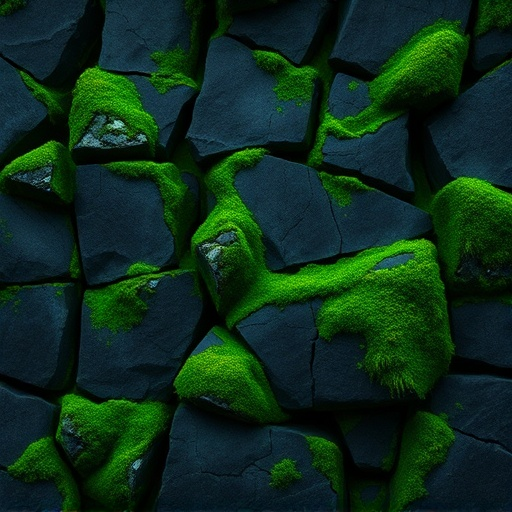
#> input picture tools/art_director/iterations/forest_ground/rock.jpg, 512 x 512 px
$ python -i gen_forest_ground.py   (imports and definitions only)
#> lines starting #> are read from the running program, lines starting #| are printed output that depends on the picture
#> further down, picture is the input picture: PIL image 512x512 RGB; mean R, G, B 13, 44.3, 27.4
#!/usr/bin/env python3
"""gen_forest_ground.py — tileset PREMIUM pintado (John Avon/MTG) pro chao da
floresta, via override do SpriteSetup.

v2 "premium" (feedback do Will: a v1 quantizada 32px ficou "Sega Mega Drive"):
tiles grandes (512px), SEM quantizacao, pra casar com o registro pintado do
backdrop. Ficou possivel porque a ancora do region_rect agora e' (0,0)
(level_visuals._visit) -> a textura alinha no topo do chao com QUALQUER
tamanho de tile, nao so' 32px. O level_visuals usa filtro LINEAR na floresta.

Pipeline: Pollinations flux gera 3 texturas (grama/musgo luminoso, terra com
raizes, rocha musgada) -> seamless por offset+blend -> composicao rica:
  assets/tilesets/grass_floor.png     512x256 (banda de grama c/ borda organica,
                                      terra escurecendo com a profundidade)
  assets/tilesets/grass_platform.png  512x64
  assets/tilesets/moss_wall.png       384x384

  POLLINATIONS_TOKEN=sk_... python tools/art_director/gen_forest_ground.py
  ... --skip-gen   # reusa os brutos ja baixados (so' recompoe os tiles)
"""
from __future__ import annotations
import math, os, random, sys, urllib.request, urllib.parse
from pathlib import Path
from PIL import Image, ImageDraw, ImageFilter

ROOT = Path(__file__).resolve().parents[2]
RAW = ROOT / "tools" / "art_director" / "iterations" / "forest_ground"
DEST = ROOT / "assets" / "tilesets"

TOKEN = os.environ.get("POLLINATIONS_TOKEN", "")

PROMPTS = {
    "grass": ("seamless texture of lush luminous emerald moss and short grass, "
              "top-down view, Magic the Gathering John Avon forest style, deep "
              "green with teal glow, painterly, soft god-ray light, no objects, "
              "no text, uniform density", 4207),
    "dirt": ("seamless texture of dark forest soil with thin roots and small "
             "stones, earthy brown umber with deep green moss patches, John Avon "
             "Magic the Gathering style, painterly, top-down, no objects, no text",
             918),
    "rock": ("seamless texture of mossy dark rock wall, cracks with glowing "
             "green moss, John Avon Magic the Gathering forest style, painterly, "
             "no objects, no text", 3311),
}


# [13 lines left out: function gen, not called in this run]


def make_seamless(im: Image.Image) -> Image.Image:
    """Offset de meia imagem + blend em cruz nas emendas -> tileable nos 2 eixos."""
    w, h = im.size
    off = Image.new("RGB", (w, h))
#> off: PIL image 512x512 RGB; every value is 0
    off.paste(im.crop((w // 2, h // 2, w, h)), (0, 0))
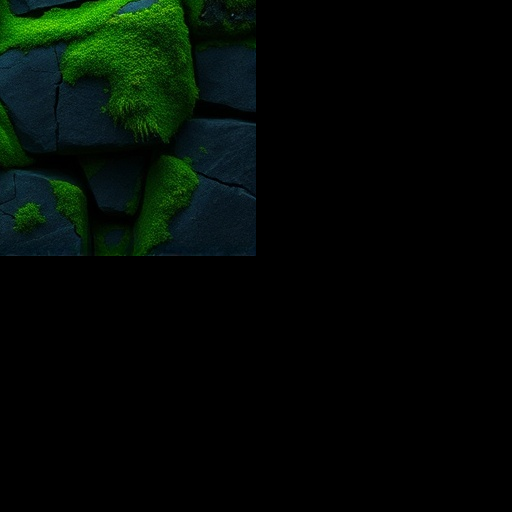
#> off: PIL image 512x512 RGB; mean R, G, B 2.7, 10.3, 5.1
    off.paste(im.crop((0, h // 2, w // 2, h)), (w // 2, 0))
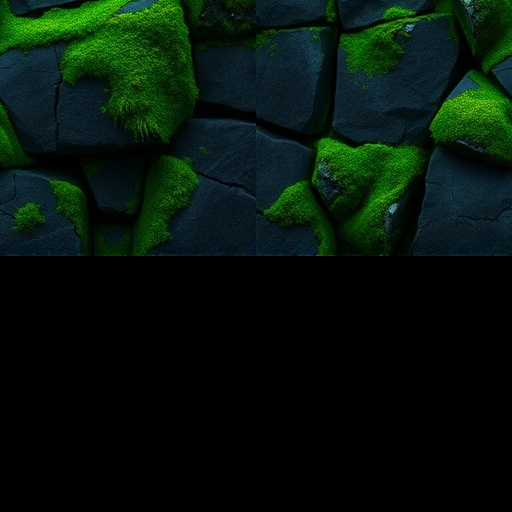
#> off: PIL image 512x512 RGB; mean R, G, B 5.6, 20.6, 11.3
    off.paste(im.crop((w // 2, 0, w, h // 2)), (0, h // 2))
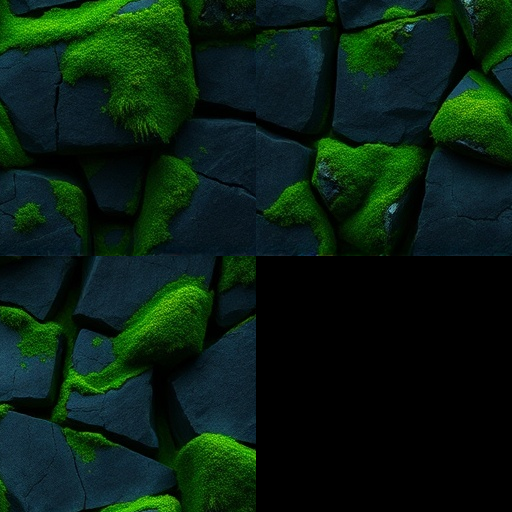
#> off: PIL image 512x512 RGB; mean R, G, B 9.2, 32.3, 19.1
    off.paste(im.crop((0, 0, w // 2, h // 2)), (w // 2, h // 2))
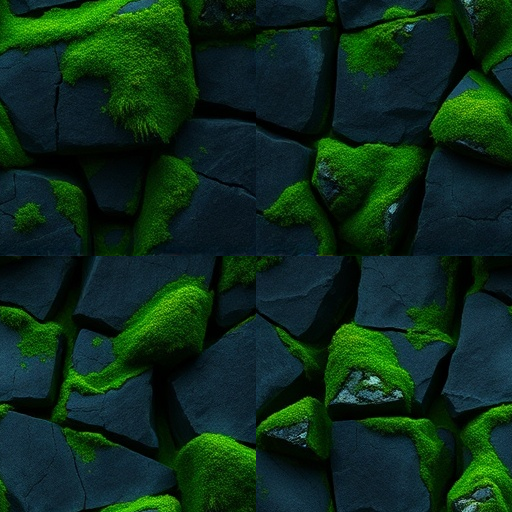
#> off: PIL image 512x512 RGB; mean R, G, B 13, 44.3, 27.4
    mask = Image.new("L", (w, h), 0)
#> mask: PIL image 512x512 L; every value is 0
    d = ImageDraw.Draw(mask)
    d.ellipse((w * 0.12, h * 0.12, w * 0.88, h * 0.88), fill=255)
    mask = mask.filter(ImageFilter.GaussianBlur(w * 0.08))
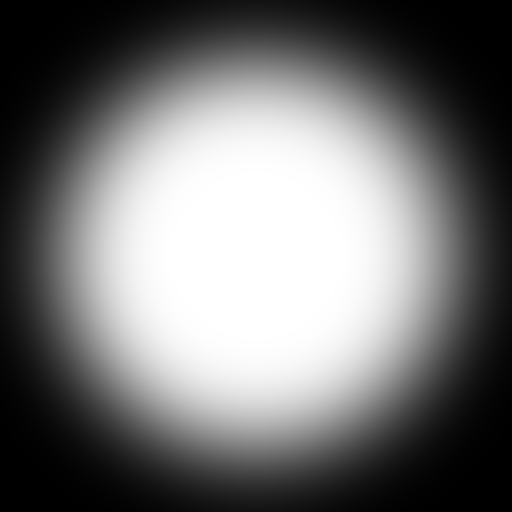
#> mask: PIL image 512x512 L; min 0, max 255, mean 115.7
    off.paste(im, (0, 0), mask)
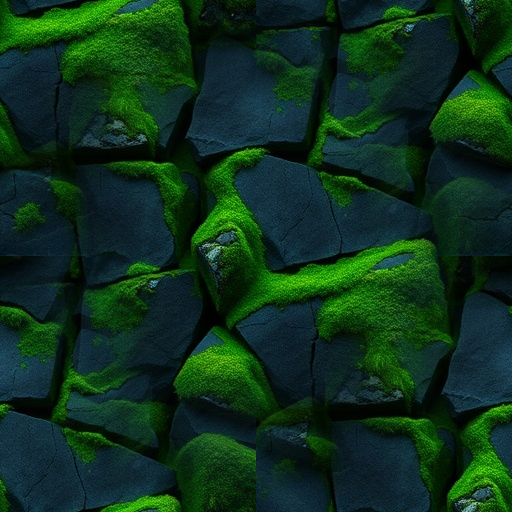
#> off: PIL image 512x512 RGB; mean R, G, B 14.3, 48.8, 28.5
    return off


# ── v3 "rim-lit" (linguagem HK/Greenpath): terreno = massa ESCURA de terra +
# reborda fina LUMINOSA de musgo no topo, calibrada na paleta do backdrop
# (sombra do backdrop ~(33,83,45); reborda puxa o teal-esmeralda luminoso).
RIM_HI = (96, 205, 122)     # fio de luz na superficie (esmeralda vivo, nao "menta")
RIM_LO = (34, 118, 70)      # musgo esmeralda (corpo da reborda)
GLOW = (20, 74, 46)         # respingo de luz que sangra na terra
DIRT_FLAT = (26, 38, 30)    # tom base pra unificar a terra (tira pedras berrantes)


# [57 lines left out: functions _grade, _edge_curve, _depth_darken, _rim_lit, not called in this run]


# ── v4 "slice do terreno pintado": o flux pinta o terreno PRONTO (ilha 2.5D,
# prompt "2D platformer ground terrain cross-section, Hollow Knight Greenpath
# mood") e a gente fatia a FACE FRONTAL: detecta o musgo luminoso do topo
# coluna a coluna, endireita (topo plano), corta a faixa e faz seamless em x.
# A composicao procedural (v3, _rim_lit) fica como fallback --rim-lit.

def _is_moss(c: tuple) -> bool:
    r, g, b = c[:3]
    return g > 120 and g > r * 1.5 and g > b * 1.2


# [127 lines left out: functions slice_terrain, _seamless_x, compose_floor_from_terrain, compose_platform_from_terrain, not called in this run]


def compose_floor(_grass: Image.Image, dirt: Image.Image) -> Image.Image:
    return _rim_lit(dirt, 512, 256, rim=9, wobble=4, depth_f=0.40, seed=7)


def compose_platform(_grass: Image.Image, dirt: Image.Image) -> Image.Image:
    return _rim_lit(dirt, 512, 64, rim=7, wobble=3, depth_f=0.55, seed=13, dirt_y=128)


def compose_wall(rock: Image.Image) -> Image.Image:
    return _grade(rock.resize((384, 384), Image.LANCZOS), (0.50, 0.62, 0.56))


# ── COESAO (feedback do Will: "nao mescla"): grade pra paleta da cena ────────
# O tile saia com um LABIO de musgo verde-neon (pico ~0,112,25) sobre massa
# quase preta -> navalha que grita "tile colado". Aqui: dessatura, empurra o
# verde pro TEAL-esmeralda do backdrop, comprime o highlight neon, levanta o
# preto morto pra um carvao-teal (relaciona com a cena) e FEATHER-a o labio
# (blur vertical no musgo -> rim suave que sangra glow, nao navalha).
# [69 lines left out: functions _grade_scene, _feather_moss, main, not called in this run]


# [2 lines not run here, left out]

>>> from PIL import Image
>>> picture = Image.open('iterations/forest_ground/rock.jpg')
>>> result = make_seamless(picture)

$ run again, on tools/art_director/iterations/forest_ground/cave_77.jpg
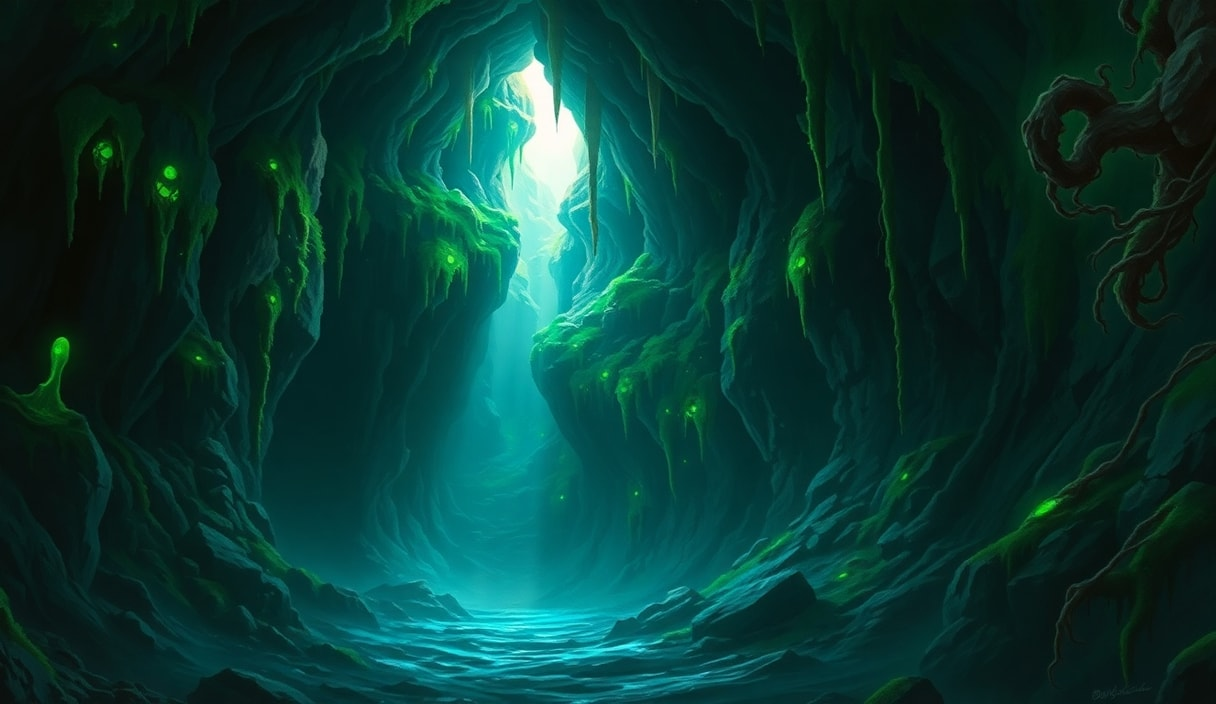
#> input picture tools/art_director/iterations/forest_ground/cave_77.jpg, 1216 x 704 px
#> picture is the input picture: PIL image 1216x704 RGB; mean R, G, B 9.4, 58.1, 51.9
#> in make_seamless, `mask = mask.filter(ImageFilter.GaussianBlur(w * 0.08))`:
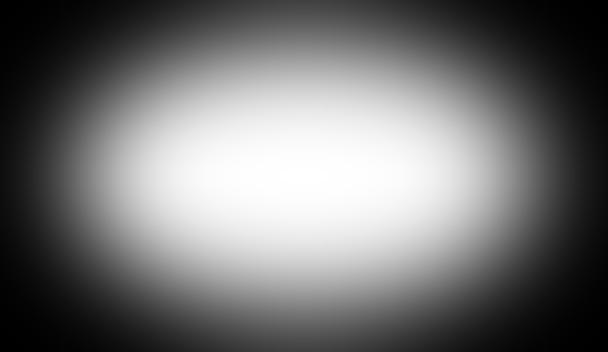
#> mask: PIL image 1216x704 L (shown at 1/2 size); min 0, max 255, mean 113.8
#> in make_seamless, `off.paste(im, (0, 0), mask)`:
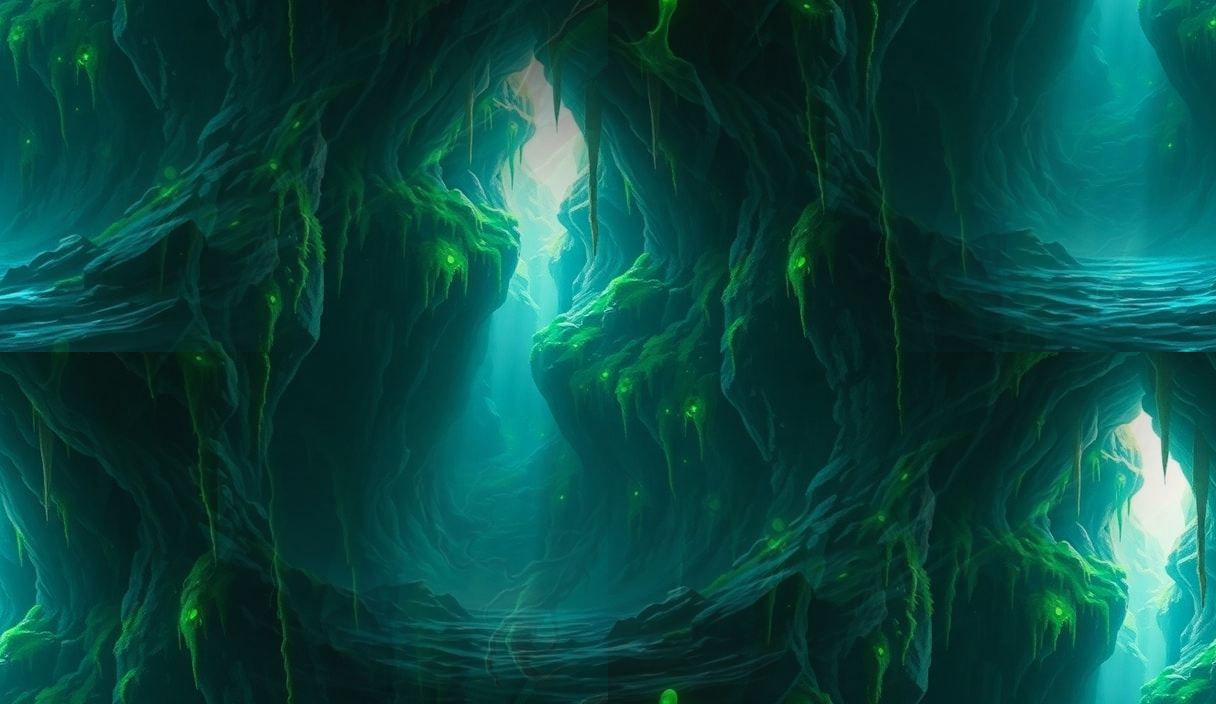
#> off: PIL image 1216x704 RGB; mean R, G, B 10.9, 73.2, 67

$ run again, on tools/art_director/iterations/forest_ground/cave_88.jpg
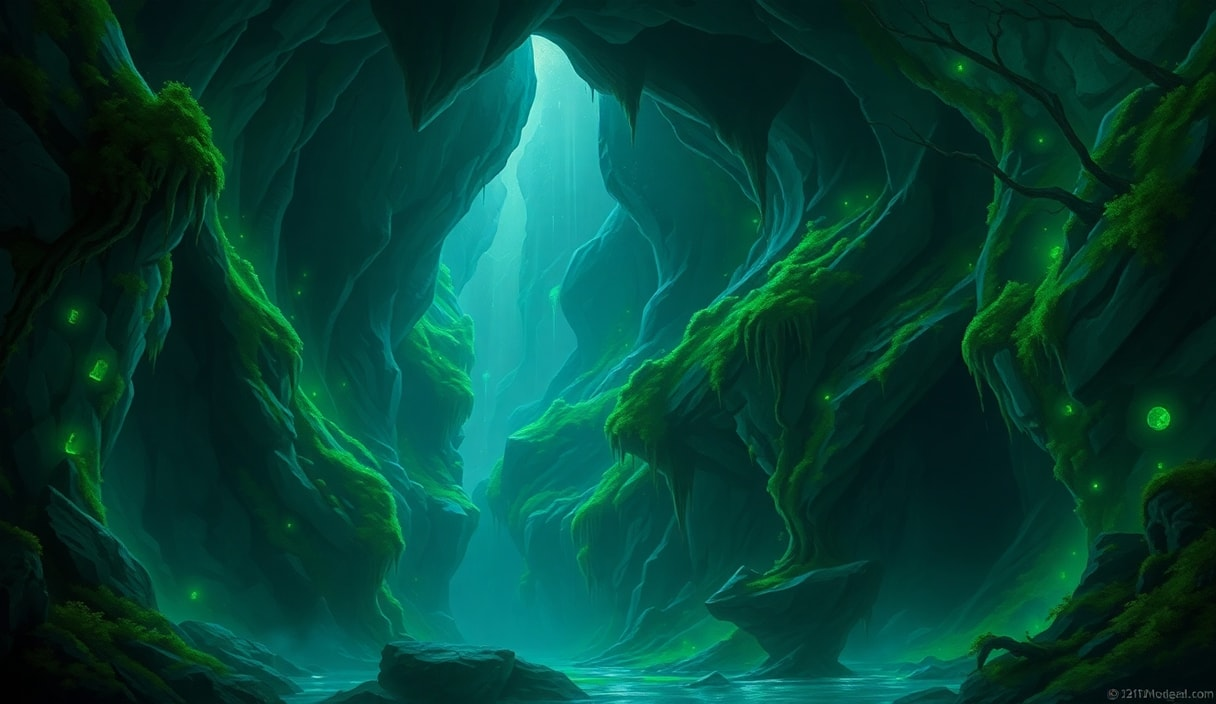
#> input picture tools/art_director/iterations/forest_ground/cave_88.jpg, 1216 x 704 px
#> picture is the input picture: PIL image 1216x704 RGB; mean R, G, B 5, 66.5, 54.8
#> in make_seamless, `mask = mask.filter(ImageFilter.GaussianBlur(w * 0.08))`:
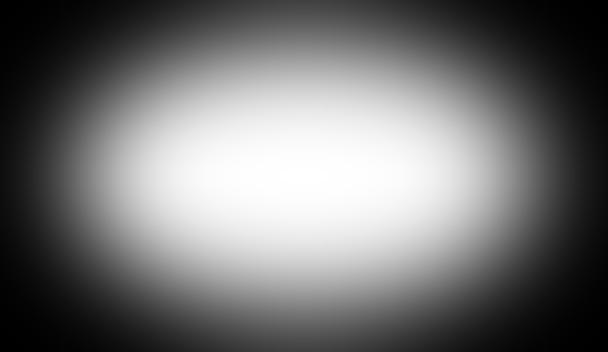
#> mask: PIL image 1216x704 L (shown at 1/2 size); min 0, max 255, mean 113.8
#> in make_seamless, `off.paste(im, (0, 0), mask)`:
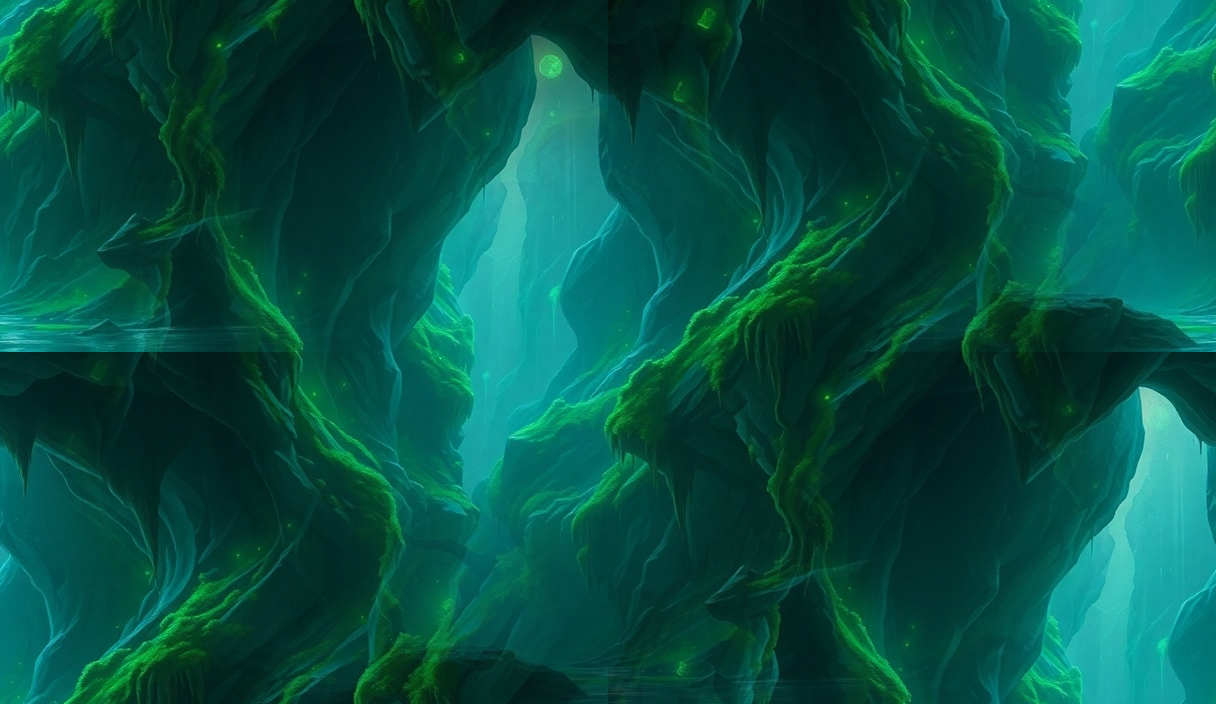
#> off: PIL image 1216x704 RGB; mean R, G, B 6.1, 81.3, 69.5
